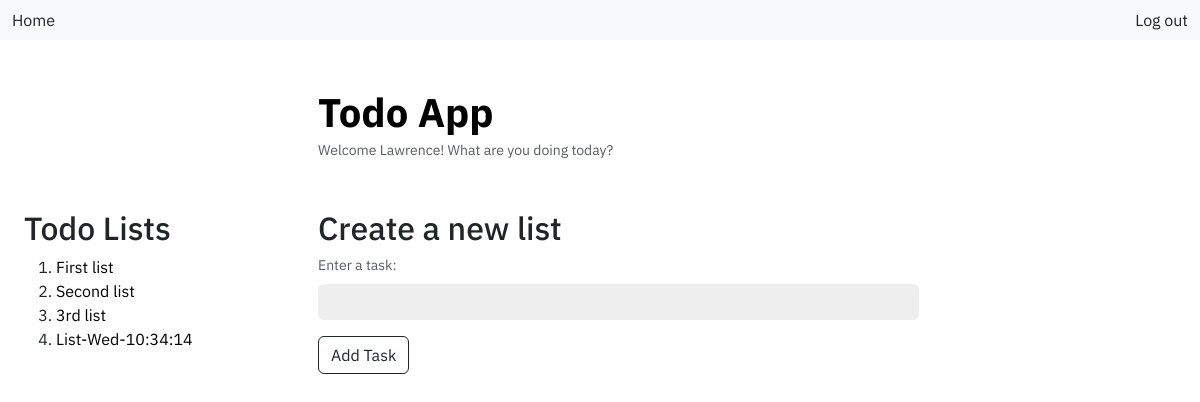
The page /home (signed in) on the database as committed earlier.
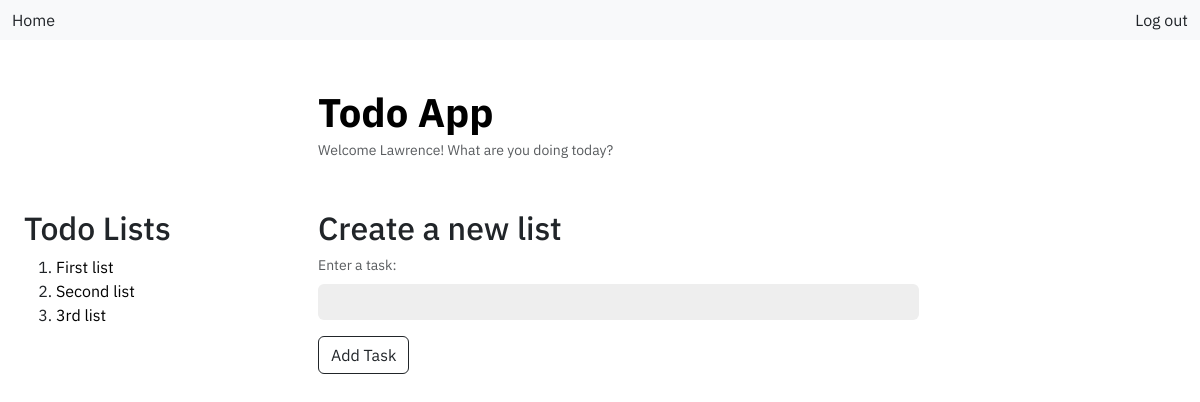
The same page on the database as committed later.
### main.py (models this page shows)
class TodoList(db.Model):
    id: Mapped[int] = mapped_column(primary_key=True)
    list: Mapped[str] = mapped_column(unique=True)
    todo_tasks: Mapped[str] = relationship("TodoTask", back_populates="todolist")
    list_user: Mapped[str] = relationship("User", back_populates="user_list")
    list_user_id: Mapped[str] = mapped_column(ForeignKey("user.id"))

### main.py (the view, shortened to what this page needs)
@app.route('/home', methods=["GET", "POST"])
@login_required
def index():
    form = TaskForm()
    user = db.session.execute(db.select(User).where(User.id == current_user.id)).scalar()
    list_db = db.session.execute(db.select(TodoList).where(TodoList.list_user_id == user.id)).scalars()
    task_db = db.session.execute(db.select(TodoTask).order_by(TodoTask.id)).scalars()
    return render_template('index.html', list_db=list_db, form=form, logged_in=current_user.is_authenticated)

### main.py
class TaskForm(FlaskForm):
    new_task = StringField(label="Enter a task:", validators=[input_required()], render_kw={"placeholder": "", "class": "form-control mb-3"})
    submit = SubmitField(label="Add Task", render_kw={"class": "btn btn-outline-dark"})

### main.py (called while the page is built)
@login_manager.user_loader
def load_user(user_id):
    return db.session.execute(db.select(User).where(User.id == user_id)).scalar()

    def __call__(self, environ, start_response):
        method = environ.get('HTTP_X_HTTP_METHOD_OVERRIDE', '').upper()
        if method in self.allowed_methods:
            environ['REQUEST_METHOD'] = method
        if method in self.bodyless_methods:
            environ['CONTENT_LENGTH'] = '0'
        return self.app(environ, start_response)

### templates/index.html (shortened to what this page needs)
<!doctype html>
<html lang="en">
  <head>
    <link href="https://cdn.jsdelivr.net/npm/bootstrap@5.3.3/dist/css/bootstrap.min.css" rel="stylesheet">
    <link rel="stylesheet" href="{{ url_for('static', filename='css/style.css') }}">
  </head>
  <body>
    <nav class="navbar navbar-expand-lg bg-body-tertiary">
    <div class="container-fluid">
      <a class="nav-link active" aria-current="page" href="{{ url_for('index') }}">Home</a>
      <div class="ms-auto">
      {% if not logged_in: %}
      <a class="nav-link active" aria-current="page" href="{{ url_for('login') }}">Log in</a>
      {% else: %}
      <a class="nav-link active" aria-current="page" href="{{ url_for('logout') }}">Log out</a>
      {% endif %}
      </div>
    </div>
  </nav>
    <div class="container-fluid">
      <div class="container-fluid">
        <div class="row">
          <div class="col">
          </div>
            <div class="col-9 mobile-todo">
              <a href="{{ url_for('index') }}" class="index-lists"><h1 class="todoapp">Todo App</h1></a>
              <div class="welcome-msg">Welcome {{ current_user.username }}! What are you doing today?</div>
            </div>
        </div>
        <div class="row">
          <div class="col mobile-des">
            <h2>Todo Lists</h2>
            {% if logged_in: %}
            <ol class="itemList">
            {% for todo_list in list_db %}
              <li class="link-item">
                <a href="{{ url_for('list_page', list_id=todo_list.id) }}" class="main-link">{{ todo_list.list }}</a>
              </li>
            {% endfor %}
            </ol>
            {% endif %}
          </div>
          <div class="col-9 mobile-des">
            <h2>Create a new list</h2>
            <form method="POST">
              <div class="form-text">{{ form.new_task.label }}</div>
              {{ form.new_task }}
              {{ form.submit }}
            </form>
          </div>
        </div>
      </div>
    </div>
  </body>
</html>

Rows that differ between the two databases and show on the page:
removed TodoList: list "List-Wed-10:34:14"
